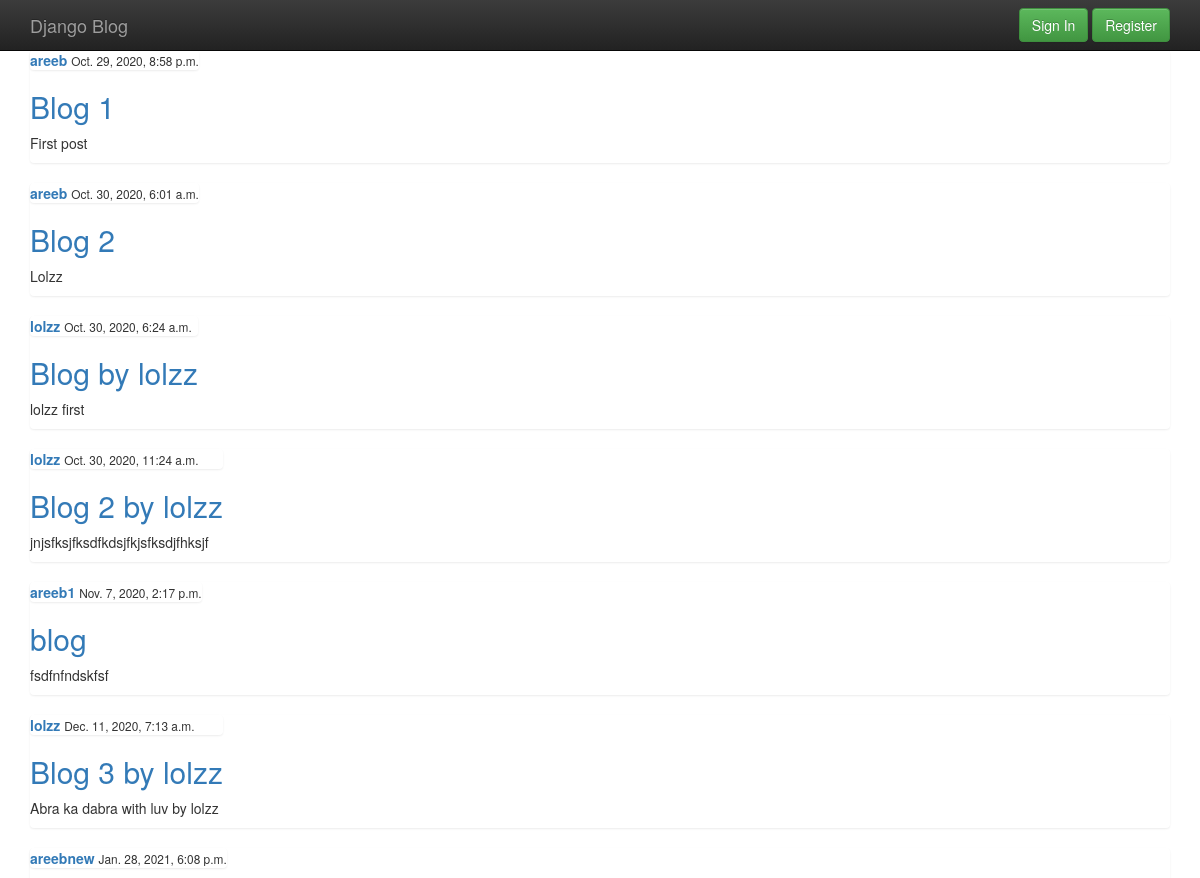
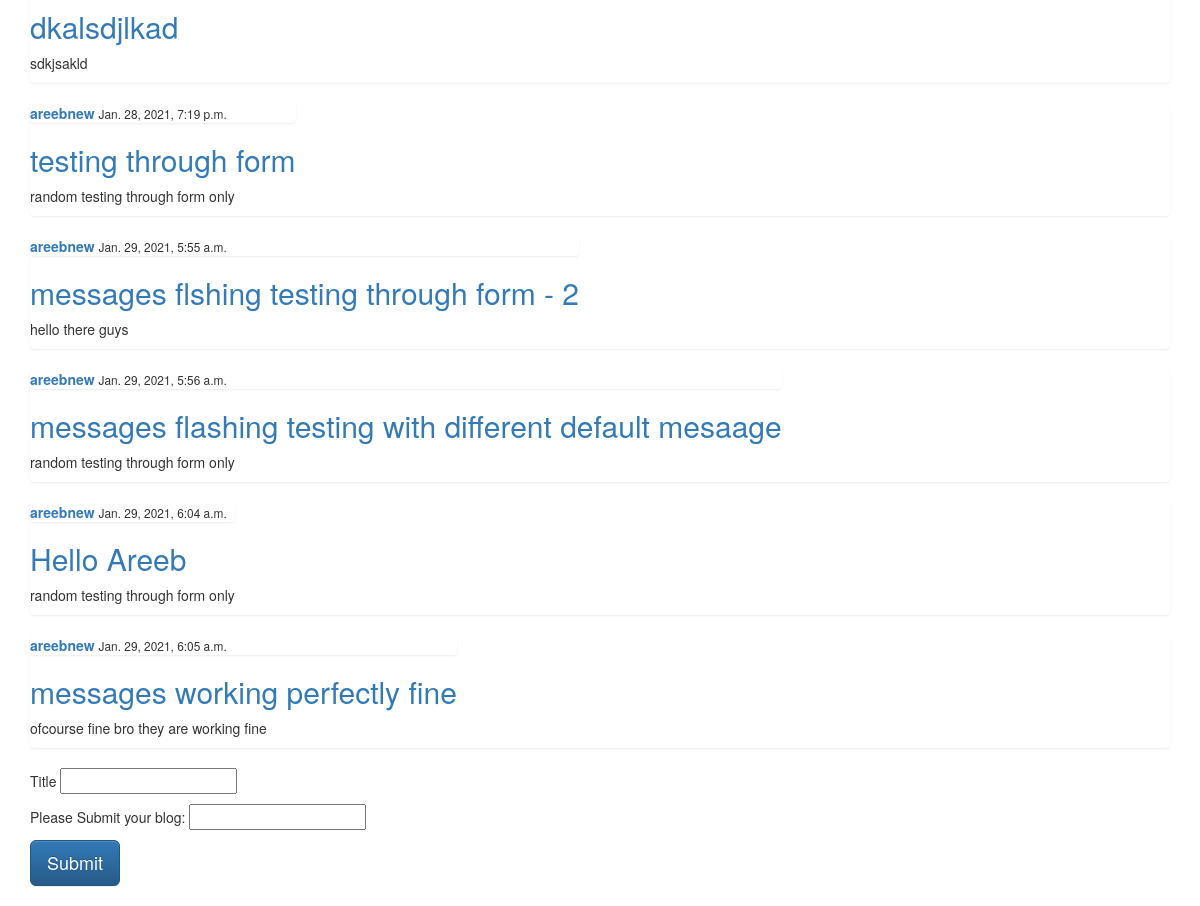
The app's page /business/ with its own data (2 pictures, top to bottom).
### blog/models.py (models this page shows, shortened)
class Post(models.Model):
	title  = models.CharField( max_length = 100)
	content = models.TextField()
	date_posted = models.DateTimeField( default= timezone.now)
	author = models.ForeignKey( User  , on_delete = models.CASCADE)

### blog/views.py (the view)
# urls.py: path('business/' , views.business , name = 'business'),
def business(request):
	context  ={
		'posts' : Post.objects.all()
	}
	return render( request , 'blog/business.html' , context)

### blog/templates/blog/business.html (shortened to what this page needs)
{% extends 'blog/base.html'%}
{% block content %}
<section class="container">
	{% for p in posts %}
	<div class = 'list-group'>
		<article>
			<div class="media-body">
				<div class="list-group">
					<a href="#"> <strong>{{ p.author }}</strong></a>
					<small> {{ p.date_posted }} </small>
				</div>
				<h2><a href="#"> {{ p.title }} </a></h2>
				<p> {{ p.content }} </p>
			</div>
		</article>
	</div>
	{% endfor %}
</section>
<section class="container" >
	<form action="business_post_add/" method="post">
		<p>
			Title
			<input type="text" name="business_post_title"> </input>
		</p>
		<p>
			Please Submit your blog:
			<input type="text" name="business_post_content"> </input>
		</p>
		<button class = "btn btn-primary btn-lg" type="submit"> Submit</button>
	</form>
</section>
{% endblock %}

### blog/static/blog/css/main.css (style rules this page uses)
h2,h3,h4,h5,h6 { color: #b30000; }

### blog/templates/blog/base.html (style rules this page uses)
body { padding-top: 50px; padding-bottom: 20px; }

### records on screen
Post: author "areeb", date_posted "Oct. 29, 2020, 8:58 p.m.", title "Blog 1", content "First post"
Post: author "areeb", date_posted "Oct. 30, 2020, 6:01 a.m.", title "Blog 2", content "Lolzz"
Post: author "lolzz", date_posted "Oct. 30, 2020, 6:24 a.m.", title "Blog by lolzz", content "lolzz first"
Post: author "lolzz", date_posted "Oct. 30, 2020, 11:24 a.m.", title "Blog 2 by lolzz", content "jnjsfksjfksdfkdsjfkjsfksdjfhksjf"
Post: author "areeb1", date_posted "Nov. 7, 2020, 2:17 p.m.", title "blog", content "fsdfnfndskfsf"
Post: author "lolzz", date_posted "Dec. 11, 2020, 7:13 a.m.", title "Blog 3 by lolzz", content "Abra ka dabra with luv by lolzz"
Post: author "areebnew", date_posted "Jan. 28, 2021, 6:08 p.m.", title "dkalsdjlkad", content "sdkjsakld"
Post: author "areebnew", date_posted "Jan. 28, 2021, 7:19 p.m.", title "testing through form", content "random testing through form only"
Post: author "areebnew", date_posted "Jan. 29, 2021, 5:55 a.m.", title "messages flshing testing through form - 2", content "hello there guys"
Post: author "areebnew", date_posted "Jan. 29, 2021, 5:56 a.m.", title "messages flashing testing with different default mesaage", content "random testing through form only"
Post: author "areebnew", date_posted "Jan. 29, 2021, 6:04 a.m.", title "Hello Areeb", content "random testing through form only"
Post: author "areebnew", date_posted "Jan. 29, 2021, 6:05 a.m.", title "messages working perfectly fine", content "ofcourse fine bro they are working fine"
